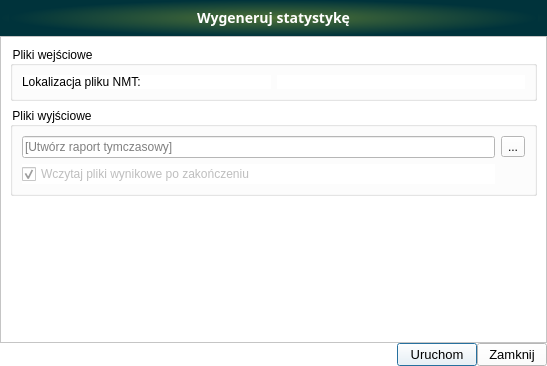
<?xml version="1.0" encoding="UTF-8"?>
<ui version="4.0">
 <class>gen_stat</class>
 <widget class="QDialog" name="gen_stat">
  <property name="enabled">
   <bool>true</bool>
  </property>
  <property name="geometry">
   <rect>
    <x>0</x>
    <y>0</y>
    <width>547</width>
    <height>366</height>
   </rect>
  </property>
  <property name="sizePolicy">
   <sizepolicy hsizetype="Expanding" vsizetype="Expanding">
    <horstretch>0</horstretch>
    <verstretch>0</verstretch>
   </sizepolicy>
  </property>
  <property name="minimumSize">
   <size>
    <width>0</width>
    <height>0</height>
   </size>
  </property>
  <property name="font">
   <font>
    <family>Segoe UI</family>
    <pointsize>10</pointsize>
    <weight>50</weight>
    <italic>false</italic>
    <bold>false</bold>
   </font>
  </property>
  <property name="contextMenuPolicy">
   <enum>Qt::NoContextMenu</enum>
  </property>
  <property name="windowTitle">
   <string>Analizy NMT - Wygeneruj statystykę</string>
  </property>
  <property name="windowIcon">
   <iconset>
    <normaloff>../../images/icon.png</normaloff>../../images/icon.png</iconset>
  </property>
  <property name="styleSheet">
   <string notr="true">QComboBox {
	color: rgb(0,0,0);
}
* {
	background-color: rgb(255, 255, 255);
    font: 10pt &quot;Segoe UI&quot;; 
}

</string>
  </property>
  <layout class="QGridLayout" name="gridLayout">
   <property name="leftMargin">
    <number>0</number>
   </property>
   <property name="topMargin">
    <number>0</number>
   </property>
   <property name="rightMargin">
    <number>0</number>
   </property>
   <property name="bottomMargin">
    <number>0</number>
   </property>
   <property name="spacing">
    <number>0</number>
   </property>
   <item row="2" column="3">
    <widget class="QPushButton" name="pushButton_zapisz">
     <property name="minimumSize">
      <size>
       <width>80</width>
       <height>0</height>
      </size>
     </property>
     <property name="text">
      <string>Uruchom</string>
     </property>
    </widget>
   </item>
   <item row="2" column="4">
    <widget class="QPushButton" name="pushButton_anuluj">
     <property name="minimumSize">
      <size>
       <width>70</width>
       <height>0</height>
      </size>
     </property>
     <property name="text">
      <string>Zamknij</string>
     </property>
    </widget>
   </item>
   <item row="2" column="1">
    <spacer name="horizontalSpacer">
     <property name="orientation">
      <enum>Qt::Horizontal</enum>
     </property>
     <property name="sizeHint" stdset="0">
      <size>
       <width>436</width>
       <height>20</height>
      </size>
     </property>
    </spacer>
   </item>
   <item row="1" column="0" colspan="5">
    <widget class="QFrame" name="frame_2">
     <property name="frameShape">
      <enum>QFrame::StyledPanel</enum>
     </property>
     <property name="frameShadow">
      <enum>QFrame::Raised</enum>
     </property>
     <layout class="QGridLayout" name="gridLayout_2">
      <item row="7" column="0">
       <spacer name="verticalSpacer">
        <property name="orientation">
         <enum>Qt::Vertical</enum>
        </property>
        <property name="sizeHint" stdset="0">
         <size>
          <width>20</width>
          <height>40</height>
         </size>
        </property>
       </spacer>
      </item>
      <item row="0" column="0">
       <widget class="QGroupBox" name="groupBox">
        <property name="title">
         <string>Pliki wejściowe</string>
        </property>
        <layout class="QGridLayout" name="gridLayout_4">
         <item row="1" column="0">
          <widget class="QLabel" name="label_2">
           <property name="text">
            <string>Lokalizacja pliku NMT:</string>
           </property>
          </widget>
         </item>
         <item row="1" column="1">
          <widget class="QgsFileWidget" name="wejscie">
           <property name="dialogTitle">
            <string/>
           </property>
           <property name="filter">
            <string>*.asc;*.tif; *.xyz;</string>
           </property>
           <property name="storageMode">
            <enum>QgsFileWidget::GetMultipleFiles</enum>
           </property>
          </widget>
         </item>
        </layout>
       </widget>
      </item>
      <item row="5" column="0">
       <widget class="QGroupBox" name="groupBox_3">
        <property name="title">
         <string>Pliki wyjściowe</string>
        </property>
        <layout class="QGridLayout" name="gridLayout_3">
         <item row="0" column="1">
          <layout class="QHBoxLayout" name="horizontalLayout">
           <item>
            <widget class="QToolButton" name="output_layer_btn">
             <property name="text">
              <string>...</string>
             </property>
            </widget>
           </item>
          </layout>
         </item>
         <item row="0" column="0">
          <widget class="QLineEdit" name="wyjscie">
           <property name="placeholderText">
            <string>[Utwórz raport tymczasowy]</string>
           </property>
          </widget>
         </item>
         <item row="1" column="0">
          <widget class="QCheckBox" name="add_to_project_cbbx">
           <property name="enabled">
            <bool>false</bool>
           </property>
           <property name="text">
            <string>Wczytaj pliki wynikowe po zakończeniu</string>
           </property>
           <property name="checked">
            <bool>true</bool>
           </property>
          </widget>
         </item>
        </layout>
       </widget>
      </item>
     </layout>
    </widget>
   </item>
   <item row="0" column="0" colspan="5">
    <widget class="QFrame" name="frame_3">
     <property name="minimumSize">
      <size>
       <width>200</width>
       <height>36</height>
      </size>
     </property>
     <property name="maximumSize">
      <size>
       <width>16777215</width>
       <height>36</height>
      </size>
     </property>
     <property name="accessibleName">
      <string notr="true"/>
     </property>
     <property name="styleSheet">
      <string notr="true">background-color:qradialgradient(spread:pad, cx:0.5, cy:0.5, radius:0.5, fx:0.5, fy:0.5, stop:0 rgba(78, 113, 55, 255), stop:1 rgba(0, 51, 59, 255))</string>
     </property>
     <property name="frameShape">
      <enum>QFrame::NoFrame</enum>
     </property>
     <property name="frameShadow">
      <enum>QFrame::Plain</enum>
     </property>
     <property name="lineWidth">
      <number>0</number>
     </property>
     <layout class="QVBoxLayout" name="verticalLayout">
      <property name="spacing">
       <number>0</number>
      </property>
      <property name="topMargin">
       <number>0</number>
      </property>
      <item>
       <widget class="QLabel" name="title_label_3">
        <property name="minimumSize">
         <size>
          <width>0</width>
          <height>36</height>
         </size>
        </property>
        <property name="font">
         <font>
          <family>Samsung Sans</family>
          <pointsize>-1</pointsize>
          <weight>75</weight>
          <italic>false</italic>
          <bold>true</bold>
         </font>
        </property>
        <property name="styleSheet">
         <string notr="true">color : white;	font-weight: bold;font-family: &quot;Samsung Sans&quot;;font-size: 14px;</string>
        </property>
        <property name="lineWidth">
         <number>0</number>
        </property>
        <property name="text">
         <string>Wygeneruj statystykę</string>
        </property>
        <property name="alignment">
         <set>Qt::AlignCenter</set>
        </property>
       </widget>
      </item>
     </layout>
    </widget>
   </item>
  </layout>
 </widget>
 <customwidgets>
  <customwidget>
   <class>QgsFileWidget</class>
   <extends>QWidget</extends>
   <header>qgsfilewidget.h</header>
  </customwidget>
 </customwidgets>
 <resources/>
 <connections>
  <connection>
   <sender>pushButton_anuluj</sender>
   <signal>clicked()</signal>
   <receiver>gen_stat</receiver>
   <slot>reject()</slot>
   <hints>
    <hint type="sourcelabel">
     <x>694</x>
     <y>627</y>
    </hint>
    <hint type="destinationlabel">
     <x>368</x>
     <y>322</y>
    </hint>
   </hints>
  </connection>
  <connection>
   <sender>wejscie</sender>
   <signal>fileChanged(QString)</signal>
   <receiver>wyjscie</receiver>
   <slot>clear()</slot>
   <hints>
    <hint type="sourcelabel">
     <x>361</x>
     <y>85</y>
    </hint>
    <hint type="destinationlabel">
     <x>255</x>
     <y>217</y>
    </hint>
   </hints>
  </connection>
 </connections>
</ui>
